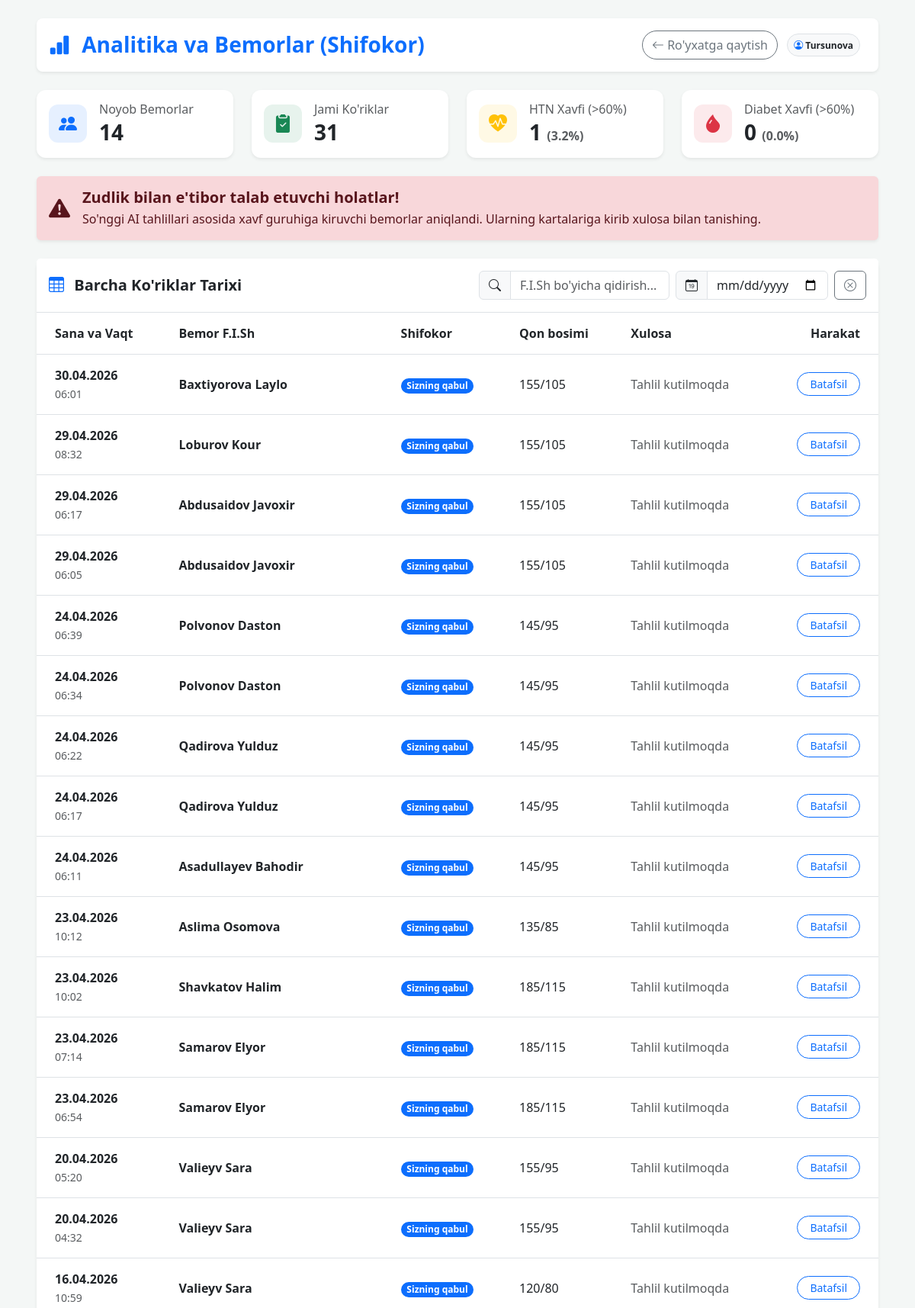
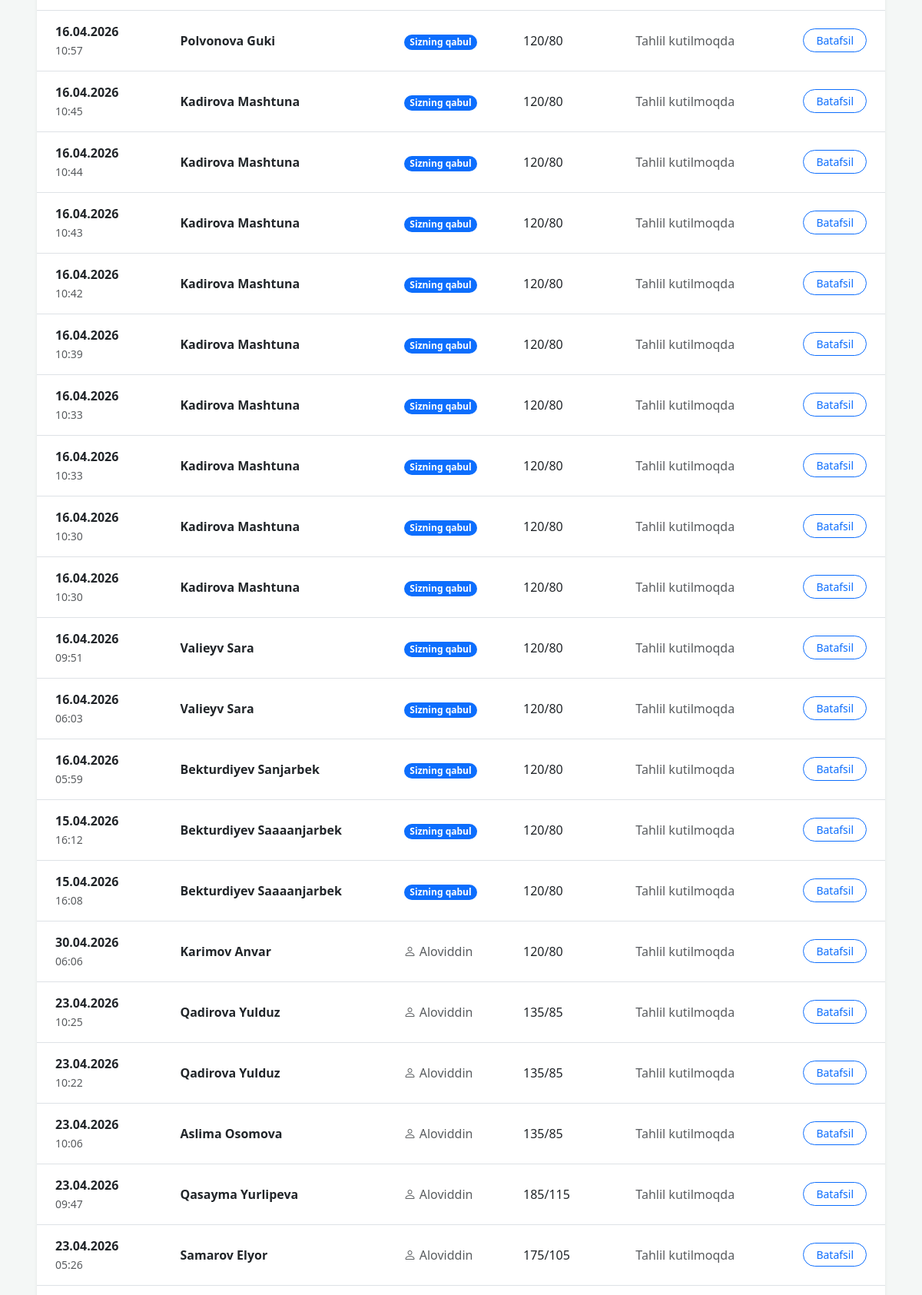
Screenshot of /api/v1/ehr/web/patients/ (signed in, upper part) with the database file from the repository (2 pictures, top to bottom).
### patients/models.py (models this page shows, shortened)
class Visit(models.Model):
    patient = models.ForeignKey(Patient, on_delete=models.CASCADE, related_name='visits', verbose_name="Bemor")
    visit_date = models.DateTimeField(auto_now_add=True, verbose_name="Qabul vaqti")
    doctor = models.ForeignKey(User, on_delete=models.SET_NULL, null=True, blank=True, verbose_name="Qabul qilgan xodim")
    weight = models.DecimalField(max_digits=5, decimal_places=2, verbose_name="Vazni (kg)")
    height = models.DecimalField(max_digits=5, decimal_places=2, verbose_name="Bo'yi (sm)")
    bmi = models.DecimalField(max_digits=5, decimal_places=2, blank=True, null=True, verbose_name="Tana massasi indeksi (BMI)")
    temperature = models.DecimalField(max_digits=4, decimal_places=2, verbose_name="Tana harorati")
    blood_pressure = models.CharField(max_length=20, default="120/80", verbose_name="Qon bosimi", null=True, blank=True)
    heart_rate = models.IntegerField(verbose_name="Yurak urishi")
    symptoms = models.ManyToManyField(Symptom, through='VisitSymptom', related_name='visits', verbose_name="Simptomlar")
    doctor_notes = models.TextField(blank=True, null=True, verbose_name="Shifokor xulosasi / Qo'shimcha izoh")

class Patient(models.Model):
    GENDER_CHOICES = (
        ('Erkak', 'Erkak'),
        ('Ayol', 'Ayol'),
    )
    user = models.OneToOneField(User, on_delete=models.SET_NULL, null=True, blank=True, verbose_name="Tizimga kirish akkaunti")
    first_name = models.CharField(max_length=50, verbose_name="Ismi")
    last_name = models.CharField(max_length=50, verbose_name="Familiyasi")
    patronymic = models.CharField(max_length=50, blank=True, null=True, verbose_name="Otasining ismi")
    gender = models.CharField(max_length=10, choices=GENDER_CHOICES, default='Erkak', verbose_name="Jinsi")
    date_of_birth = models.DateField(verbose_name="Tug'ilgan sanasi")
    created_at = models.DateTimeField(auto_now_add=True)

### patients/views.py (the view, shortened to what this page needs)
# urls.py: path('web/patients/', dashboard_view, name='dashboard'), # YANGI QATOR
@login_required
def dashboard_view(request):
    role = get_user_role(request.user)
    if role in ['Super Admin', 'Moderator']:
        my_visits = Visit.objects.all()
        table_visits = Visit.objects.all().order_by('-visit_date')
        total_patients = Patient.objects.count()
        dashboard_title = "Boshqaruv Analitikasi (Umumiy)"
    elif role in ['Shifokor', 'Hamshira']:
        my_visits = Visit.objects.filter(doctor=request.user)
        total_patients = Patient.objects.filter(id__in=my_visits.values_list('patient_id', flat=True)).count()
        dashboard_title = f"Analitika va Bemorlar ({role})"
        table_visits = Visit.objects.annotate(
            is_mine=Case(
                When(doctor=request.user, then=Value(1)),
                default=Value(0),
                output_field=IntegerField(),
            )
        ).order_by('-is_mine', '-visit_date')
    else:
        return HttpResponseForbidden("Xatolik! Kirish huquqi yo'q.")
    total_visits = my_visits.count()
    high_risk_htn = AIRecommendation.objects.filter(visit__in=my_visits, hypertension_risk__gt=60).count()
    high_risk_dm = AIRecommendation.objects.filter(visit__in=my_visits, diabetes_risk__gt=60).count()
    htn_percent = round((high_risk_htn / total_visits * 100), 1) if total_visits > 0 else 0
    dm_percent = round((high_risk_dm / total_visits * 100), 1) if total_visits > 0 else 0
    critical_cases = AIRecommendation.objects.filter(
        Q(hypertension_risk__gt=60) | Q(diabetes_risk__gt=60),
        visit__in=my_visits
    ).order_by('-calculated_at')[:5]
    context = {
        'is_patient': False,
        'dashboard_title': dashboard_title,
        'total_patients': total_patients,
        'total_visits': total_visits,
        'high_risk_htn': high_risk_htn,
        'high_risk_dm': high_risk_dm,
        'htn_percent': htn_percent,
        'dm_percent': dm_percent,
        'critical_cases': critical_cases,
        'table_visits': table_visits,
    }
    return render(request, 'patients/dashboard.html', context)

### patients/views.py (called while the page is built)
def get_user_role(user):
    if user.is_superuser:
        return 'Super Admin'
    if user.groups.exists():
        return user.groups.first().name
    return 'Bemor'

### patients/templates/patients/dashboard.html (shortened to what this page needs)
<!DOCTYPE html>
<html lang="uz">
<head>
    <link href="https://cdn.jsdelivr.net/npm/bootstrap@5.3.0/dist/css/bootstrap.min.css" rel="stylesheet">
    <link rel="stylesheet" href="https://cdn.jsdelivr.net/npm/bootstrap-icons@1.10.5/font/bootstrap-icons.css">
</head>
<body>
<div class="container-fluid py-4 px-lg-5">
    <div class="d-flex justify-content-between align-items-center mb-4 bg-white p-3 rounded-3 shadow-sm">
        <h3 class="m-0 text-primary fw-bold">
            <i class="bi bi-bar-chart-fill me-2"></i>
            {% if is_patient %} Shaxsiy Salomatlik Oynasi {% else %} {{ dashboard_title }} {% endif %}
        </h3>
        <div>
            <a href="{% url 'patient_list' %}" class="btn btn-outline-secondary rounded-pill me-2">
                <i class="bi bi-arrow-left"></i> Ro'yxatga qaytish
            </a>
            <span class="badge bg-light text-dark border p-2 rounded-pill me-2">
                <i class="bi bi-person-circle text-primary"></i> {{ request.user.first_name|default:request.user.username }}
            </span>
        </div>
    </div>
    {% if not is_patient %}
    <div class="row g-4 mb-4">
        <div class="col-md-3">
            <div class="card shadow-sm h-100">
                <div class="card-body d-flex align-items-center">
                    <div class="stat-icon bg-primary bg-opacity-10 text-primary me-3"><i class="bi bi-people-fill"></i></div>
                    <div><h6 class="text-muted mb-1">Noyob Bemorlar</h6><h3 class="mb-0 fw-bold">{{ total_patients }}</h3></div>
                </div>
            </div>
        </div>
        <div class="col-md-3">
            <div class="card shadow-sm h-100">
                <div class="card-body d-flex align-items-center">
                    <div class="stat-icon bg-success bg-opacity-10 text-success me-3"><i class="bi bi-clipboard2-check-fill"></i></div>
                    <div><h6 class="text-muted mb-1">Jami Ko'riklar</h6><h3 class="mb-0 fw-bold">{{ total_visits }}</h3></div>
                </div>
            </div>
        </div>
        <div class="col-md-3">
            <div class="card shadow-sm h-100">
                <div class="card-body d-flex align-items-center">
                    <div class="stat-icon bg-warning bg-opacity-10 text-warning me-3"><i class="bi bi-heart-pulse-fill"></i></div>
                    <div><h6 class="text-muted mb-1">HTN Xavfi (>60%)</h6><h3 class="mb-0 fw-bold">{{ high_risk_htn }} <small class="fs-6 text-muted">({{ htn_percent }}%)</small></h3></div>
                </div>
            </div>
        </div>
        <div class="col-md-3">
            <div class="card shadow-sm h-100">
                <div class="card-body d-flex align-items-center">
                    <div class="stat-icon bg-danger bg-opacity-10 text-danger me-3"><i class="bi bi-droplet-fill"></i></div>
                    <div><h6 class="text-muted mb-1">Diabet Xavfi (>60%)</h6><h3 class="mb-0 fw-bold">{{ high_risk_dm }} <small class="fs-6 text-muted">({{ dm_percent }}%)</small></h3></div>
                </div>
            </div>
        </div>
    </div>
    {% if critical_cases %}
    <div class="alert alert-danger shadow-sm border-0 d-flex align-items-center mb-4">
        <i class="bi bi-exclamation-triangle-fill fs-3 me-3"></i>
        <div>
            <h5 class="alert-heading mb-1 fw-bold">Zudlik bilan e'tibor talab etuvchi holatlar!</h5>
            <span class="mb-0">So'nggi AI tahlillari asosida xavf guruhiga kiruvchi bemorlar aniqlandi. Ularning kartalariga kirib xulosa bilan tanishing.</span>
        </div>
    </div>
    {% endif %}
    <div class="card shadow-sm border-0">
        <div class="card-header bg-white border-bottom py-3 d-flex justify-content-between align-items-center flex-wrap gap-2">
            <h5 class="mb-0 text-dark fw-bold"><i class="bi bi-table text-primary me-2"></i> Barcha Ko'riklar Tarixi</h5>
            <div class="d-flex gap-2">
                <div class="input-group" style="width: 250px;">
                    <span class="input-group-text bg-light"><i class="bi bi-search"></i></span>
                    <input type="text" id="searchInput" class="form-control" placeholder="F.I.Sh bo'yicha qidirish...">
                </div>
                <div class="input-group" style="width: 200px;">
                    <span class="input-group-text bg-light"><i class="bi bi-calendar-date"></i></span>
                    <input type="date" id="dateFilter" class="form-control">
                </div>
                <button class="btn btn-outline-secondary" onclick="clearFilters()" title="Filtrni tozalash">
                    <i class="bi bi-x-circle"></i>
                </button>
            </div>
        </div>
        <div class="card-body p-0">
            <div class="table-responsive">
                <table class="table table-hover table-custom mb-0" id="visitsTable">
                    <thead>
                        <tr>
                            <th class="ps-4">Sana va Vaqt</th>
                            <th>Bemor F.I.Sh</th>
                            <th>Shifokor</th>
                            <th>Qon bosimi</th>
                            <th>Xulosa</th>
                            <th class="text-end pe-4">Harakat</th>
                        </tr>
                    </thead>
                    <tbody>
                        {% for visit in table_visits %}
                        <tr class="{% if visit.airecommendation.hypertension_risk > 70 or visit.airecommendation.diabetes_risk > 70 %}bg-danger-subtle text-danger fw-bold{% endif %}">
                            <td class="ps-4 visit-date" data-date="{{ visit.visit_date|date:'Y-m-d' }}">
                                <span class="fw-bold text-dark">{{ visit.visit_date|date:"d.m.Y" }}</span> <br>
                                <small class="text-muted">{{ visit.visit_date|date:"H:i" }}</small>
                            </td>
                            <td class="visit-name fw-bold">
                                {{ visit.patient.last_name }} {{ visit.patient.first_name }}
                            </td>
                            <td>
                                {% if visit.doctor == request.user %}
                                    <span class="badge bg-primary rounded-pill">Sizning qabul</span>
                                {% elif visit.doctor %}
                                    <span class="text-muted"><i class="bi bi-person"></i> {{ visit.doctor.first_name|default:visit.doctor.username }}</span>
                                {% else %}
                                    <span class="text-muted"><i class="bi bi-person-dash"></i> Noma'lum</span>
                                {% endif %}
                            </td>
                            <td>{{ visit.blood_pressure|default:"Kiritilmagan" }}</td>
                            <td>
                                {% if visit.airecommendation %}
                                    <span class="badge {% if visit.airecommendation.hypertension_risk > 70 %}bg-danger{% else %}bg-success{% endif %}">
                                        HTN: {{ visit.airecommendation.hypertension_risk }}%
                                    </span>
                                {% else %}
                                    <span class="text-muted">Tahlil kutilmoqda</span>
                                {% endif %}
                            </td>
                            <td class="text-end pe-4">
                                <a href="{% url 'patient_detail' visit.patient.id %}" class="btn btn-sm btn-outline-primary rounded-pill px-3">Batafsil</a>
                            </td>
                        </tr>
                        {% empty %}
                        <tr>
                            <td colspan="6" class="text-center py-5 text-muted">Hozircha hech qanday ko'riklar tarixi yo'q.</td>
                        </tr>
                        {% endfor %}
                    </tbody>
                </table>
            </div>
        </div>
    </div>
    {% endif %}
</div>
</body>
</html>

### patients/templates/patients/dashboard.html (style rules this page uses)
body { background-color: #f4f7f6; font-family: 'Segoe UI', Tahoma, sans-serif; }
.card { border: none; border-radius: 12px; transition: all 0.3s; }
.stat-icon { width: 50px; height: 50px; border-radius: 12px; display: flex; align-items: center; justify-content: center; font-size: 24px; }
.table-custom thead { background-color: #f8f9fa; color: #495057; }
.table-custom th, .table-custom td { padding: 15px; vertical-align: middle; }

### rows the page displays
Visit: visit_date "30.04.2026", visit_date "06:01", patient.last_name "Baxtiyorova", patient.first_name "Laylo", shows "Sizning qabul", blood_pressure "155/105", shows "Tahlil kutilmoqda"
Visit: visit_date "29.04.2026", visit_date "08:32", patient.last_name "Loburov", patient.first_name "Kour", shows "Sizning qabul", blood_pressure "155/105", shows "Tahlil kutilmoqda"
Visit: visit_date "29.04.2026", visit_date "06:17", patient.last_name "Abdusaidov", patient.first_name "Javoxir", shows "Sizning qabul", blood_pressure "155/105", shows "Tahlil kutilmoqda"
Visit: visit_date "29.04.2026", visit_date "06:05", patient.last_name "Abdusaidov", patient.first_name "Javoxir", shows "Sizning qabul", blood_pressure "155/105", shows "Tahlil kutilmoqda"
Visit: visit_date "24.04.2026", visit_date "06:39", patient.last_name "Polvonov", patient.first_name "Daston", shows "Sizning qabul", blood_pressure "145/95", shows "Tahlil kutilmoqda"
Visit: visit_date "24.04.2026", visit_date "06:34", patient.last_name "Polvonov", patient.first_name "Daston", shows "Sizning qabul", blood_pressure "145/95", shows "Tahlil kutilmoqda"
Visit: visit_date "24.04.2026", visit_date "06:22", patient.last_name "Qadirova", patient.first_name "Yulduz", shows "Sizning qabul", blood_pressure "145/95", shows "Tahlil kutilmoqda"
Visit: visit_date "24.04.2026", visit_date "06:17", patient.last_name "Qadirova", patient.first_name "Yulduz", shows "Sizning qabul", blood_pressure "145/95", shows "Tahlil kutilmoqda"
Visit: visit_date "24.04.2026", visit_date "06:11", patient.last_name "Asadullayev", patient.first_name "Bahodir", shows "Sizning qabul", blood_pressure "145/95", shows "Tahlil kutilmoqda"
Visit: visit_date "23.04.2026", visit_date "10:12", patient.last_name "Aslima", patient.first_name "Osomova", shows "Sizning qabul", blood_pressure "135/85", shows "Tahlil kutilmoqda"
Visit: visit_date "23.04.2026", visit_date "10:02", patient.last_name "Shavkatov", patient.first_name "Halim", shows "Sizning qabul", blood_pressure "185/115", shows "Tahlil kutilmoqda"
Visit: visit_date "23.04.2026", visit_date "07:14", patient.last_name "Samarov", patient.first_name "Elyor", shows "Sizning qabul", blood_pressure "185/115", shows "Tahlil kutilmoqda"
Visit: visit_date "23.04.2026", visit_date "06:54", patient.last_name "Samarov", patient.first_name "Elyor", shows "Sizning qabul", blood_pressure "185/115", shows "Tahlil kutilmoqda"
Visit: visit_date "20.04.2026", visit_date "05:20", patient.last_name "Valieyv", patient.first_name "Sara", shows "Sizning qabul", blood_pressure "155/95", shows "Tahlil kutilmoqda"
Visit: visit_date "20.04.2026", visit_date "04:32", patient.last_name "Valieyv", patient.first_name "Sara", shows "Sizning qabul", blood_pressure "155/95", shows "Tahlil kutilmoqda"
Visit: visit_date "16.04.2026", visit_date "10:59", patient.last_name "Valieyv", patient.first_name "Sara", shows "Sizning qabul", blood_pressure "120/80", shows "Tahlil kutilmoqda"
Visit: visit_date "16.04.2026", visit_date "10:57", patient.last_name "Polvonova", patient.first_name "Guki", shows "Sizning qabul", blood_pressure "120/80", shows "Tahlil kutilmoqda"
Visit: visit_date "16.04.2026", visit_date "10:45", patient.last_name "Kadirova", patient.first_name "Mashtuna", shows "Sizning qabul", blood_pressure "120/80", shows "Tahlil kutilmoqda"
Visit: visit_date "16.04.2026", visit_date "10:44", patient.last_name "Kadirova", patient.first_name "Mashtuna", shows "Sizning qabul", blood_pressure "120/80", shows "Tahlil kutilmoqda"
Visit: visit_date "16.04.2026", visit_date "10:43", patient.last_name "Kadirova", patient.first_name "Mashtuna", shows "Sizning qabul", blood_pressure "120/80", shows "Tahlil kutilmoqda"
Visit: visit_date "16.04.2026", visit_date "10:42", patient.last_name "Kadirova", patient.first_name "Mashtuna", shows "Sizning qabul", blood_pressure "120/80", shows "Tahlil kutilmoqda"
Visit: visit_date "16.04.2026", visit_date "10:39", patient.last_name "Kadirova", patient.first_name "Mashtuna", shows "Sizning qabul", blood_pressure "120/80", shows "Tahlil kutilmoqda"
Visit: visit_date "16.04.2026", visit_date "10:33", patient.last_name "Kadirova", patient.first_name "Mashtuna", shows "Sizning qabul", blood_pressure "120/80", shows "Tahlil kutilmoqda"
Visit: visit_date "16.04.2026", visit_date "10:33", patient.last_name "Kadirova", patient.first_name "Mashtuna", shows "Sizning qabul", blood_pressure "120/80", shows "Tahlil kutilmoqda"
Visit: visit_date "16.04.2026", visit_date "10:30", patient.last_name "Kadirova", patient.first_name "Mashtuna", shows "Sizning qabul", blood_pressure "120/80", shows "Tahlil kutilmoqda"
Visit: visit_date "16.04.2026", visit_date "10:30", patient.last_name "Kadirova", patient.first_name "Mashtuna", shows "Sizning qabul", blood_pressure "120/80", shows "Tahlil kutilmoqda"
Visit: visit_date "16.04.2026", visit_date "09:51", patient.last_name "Valieyv", patient.first_name "Sara", shows "Sizning qabul", blood_pressure "120/80", shows "Tahlil kutilmoqda"
Visit: visit_date "16.04.2026", visit_date "06:03", patient.last_name "Valieyv", patient.first_name "Sara", shows "Sizning qabul", blood_pressure "120/80", shows "Tahlil kutilmoqda"
Visit: visit_date "16.04.2026", visit_date "05:59", patient.last_name "Bekturdiyev", patient.first_name "Sanjarbek", shows "Sizning qabul", blood_pressure "120/80", shows "Tahlil kutilmoqda"
Visit: visit_date "15.04.2026", visit_date "16:12", patient.last_name "Bekturdiyev", patient.first_name "Saaaanjarbek", shows "Sizning qabul", blood_pressure "120/80", shows "Tahlil kutilmoqda"
Visit: visit_date "15.04.2026", visit_date "16:08", patient.last_name "Bekturdiyev", patient.first_name "Saaaanjarbek", shows "Sizning qabul", blood_pressure "120/80", shows "Tahlil kutilmoqda"
Visit: visit_date "30.04.2026", visit_date "06:06", patient.last_name "Karimov", patient.first_name "Anvar", doctor.first_name "Aloviddin", blood_pressure "120/80", shows "Tahlil kutilmoqda"
Visit: visit_date "23.04.2026", visit_date "10:25", patient.last_name "Qadirova", patient.first_name "Yulduz", doctor.first_name "Aloviddin", blood_pressure "135/85", shows "Tahlil kutilmoqda"
Visit: visit_date "23.04.2026", visit_date "10:22", patient.last_name "Qadirova", patient.first_name "Yulduz", doctor.first_name "Aloviddin", blood_pressure "135/85", shows "Tahlil kutilmoqda"
Visit: visit_date "23.04.2026", visit_date "10:06", patient.last_name "Aslima", patient.first_name "Osomova", doctor.first_name "Aloviddin", blood_pressure "135/85", shows "Tahlil kutilmoqda"
Visit: visit_date "23.04.2026", visit_date "09:47", patient.last_name "Qasayma", patient.first_name "Yurlipeva", doctor.first_name "Aloviddin", blood_pressure "185/115", shows "Tahlil kutilmoqda"
Visit: visit_date "23.04.2026", visit_date "05:26", patient.last_name "Samarov", patient.first_name "Elyor", doctor.first_name "Aloviddin", blood_pressure "175/105", shows "Tahlil kutilmoqda"

### other values shown
{{ dashboard_title }} "Analitika va Bemorlar (Shifokor)"
{{ request.user.first_name|default:request.user.username }} "Tursunova"
{{ total_patients }} "14"
{{ total_visits }} "31"
{{ high_risk_htn }} "1"
{{ htn_percent }} "3.2"
{{ high_risk_dm }} "0"
{{ dm_percent }} "0.0"
